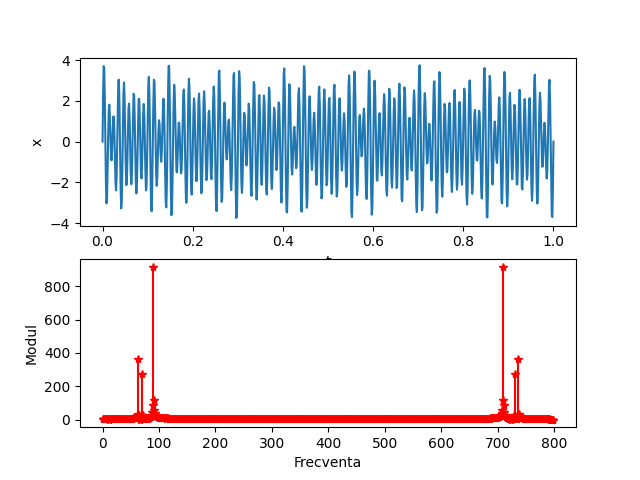

This figure's Python source:
import numpy as np
import matplotlib.pyplot as plt

def ex3():
    n = 800
    t = np.linspace(0, 1, n)
    fs = [63, 70, 90] # omega
    x = 0.9 * np.sin(2 * np.pi * fs[0] * t) + 0.7 * np.sin(2 * np.pi * fs[1] * t) + 2.35 * np.sin(2 * np.pi * fs[2] * t)

    X = np.empty(n, dtype=complex)
    for l in range(n):
        for i in range(n):
            X[l] += x[i] * np.e ** (-2 * np.pi * 1j * i * l / n)

    _, axs = plt.subplots(2)
    axs[0].plot(t, x)
    axs[0].set_xlabel('t')
    axs[0].set_ylabel('x')

    axs[1].stem(np.arange(n), np.sqrt(X.real**2 + X.imag**2), markerfmt='*', linefmt='red', basefmt=' ')
    axs[1].set_xlabel('Frecventa')
    axs[1].set_ylabel('Modul')

    

    plt.show()
